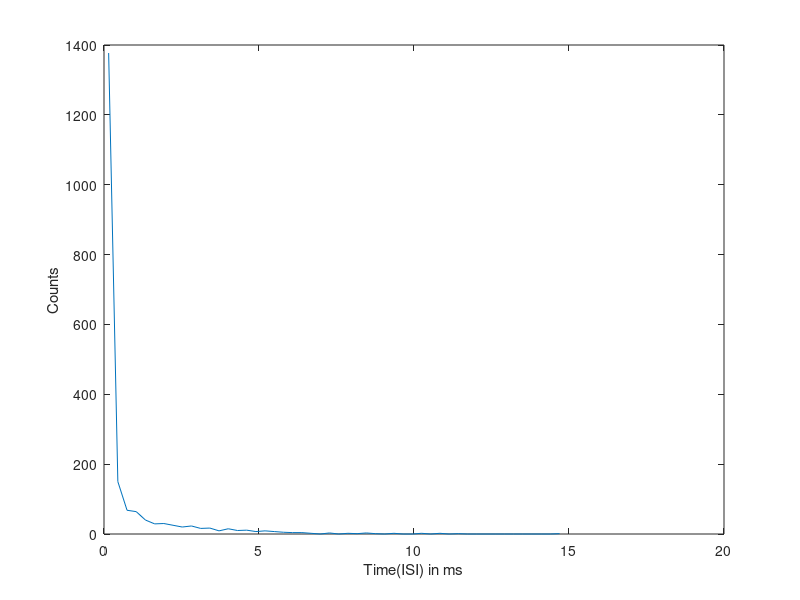
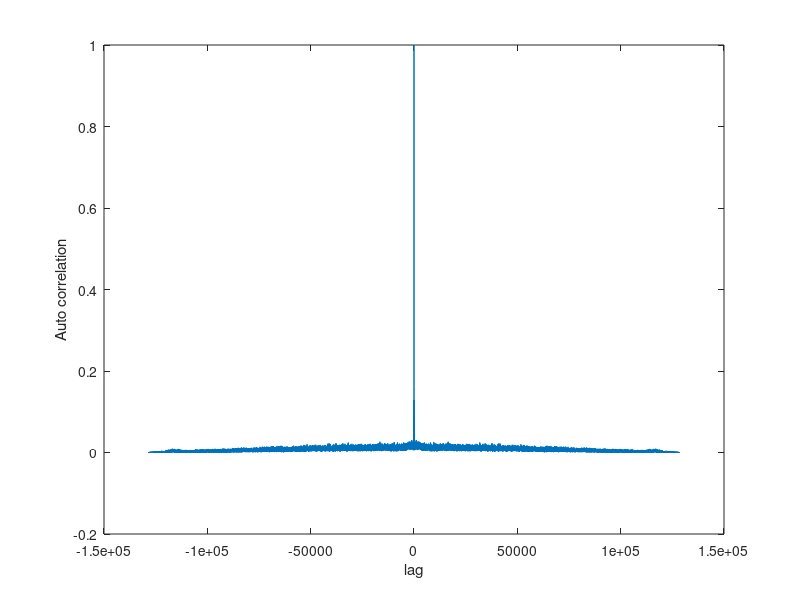
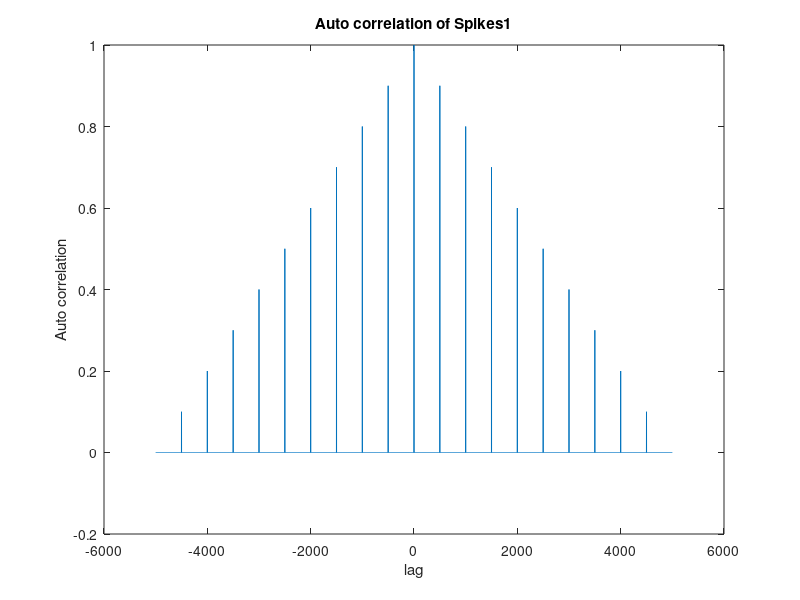
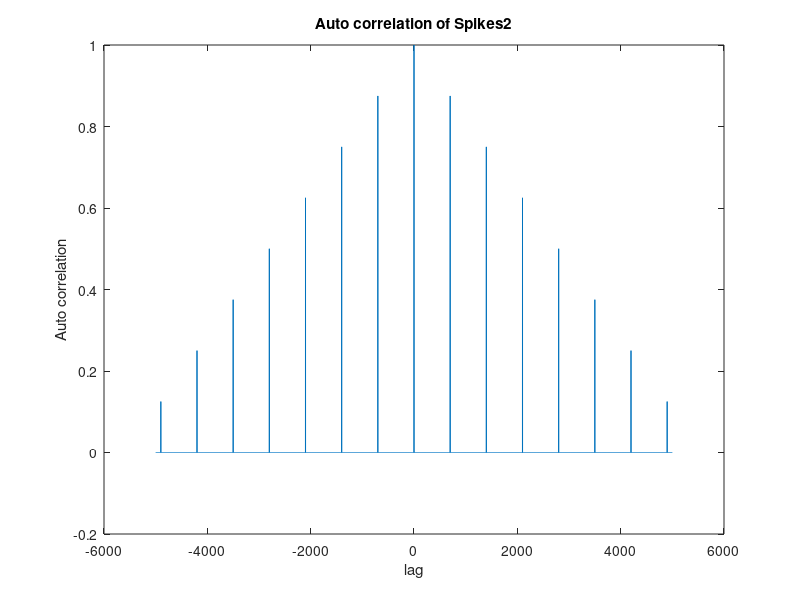

MATLAB code for these plots, in order:
%% Personal details
%Name : Nischith Shadagopan M N
%Roll number : CS18B102
%% Q1
%I would expect 1000 spikes in this spike train.There is one spike every
%20ms and hence in 20s there would be 1000 spikes.

%% Q2
%sum(Spikes2);

%% Q3
% In this case MFR = FR = 1/(20*Dt)  
%MFR = 1/(20*Dt);

%% Q4
clear all
load('HW1Data_SpikeTrain.mat');
ISI = diff(ST);
figure;
[y, x] = hist(ISI, 50);plot(x, y)
xlabel('Time(ISI) in ms')
ylabel('Counts')
calSC = hist(ST, T_bc);
%My calculated SC differs only in the first time bin compared to given SC
[correlation,lags]=xcorr(calSC,'coeff');
figure;plot(lags,correlation)
xlabel('lag')
ylabel('Auto correlation')
%time_bin is the difference of consecutive values in T_bc
time_bin = T_bc(2)-T_bc(1);
%Duration of recording in seconds = time_bin * size(T_bc)
RecTime = time_bin * size(T_bc, 2); %in seconds
%To calculate resolution
Resolution = median(diff(T_bc)); %in seconds

%% Q5
T=5;
Dt=1e-3; 
Timepoints=T/Dt;
Spikes1=zeros(T/Dt,1);
Spikes1(1:500:Timepoints) = 1;
Spikes2=zeros(T/Dt,1);
Spikes2(1:700:Timepoints) = 1;
%I would expect to see the autocorrelation of these spike trains to be 
%bounded by a triangle due to finite data effect. Also I expect the value
%of autocorrelation to be non zero at multiples of 500 for the first 
%spike train and multiples of 700 for the second spike train along with 0.
%this is due to periodicity of 500 and 700 respectively.
[correlation,lags]=xcorr(Spikes1,'coeff');
figure;plot(lags, correlation)
title('Auto correlation of Spikes1')
xlabel('lag')
ylabel('Auto correlation')
[correlation,lags]=xcorr(Spikes2,'coeff');
figure;plot(lags, correlation)
title('Auto correlation of Spikes2')
xlabel('lag')
ylabel('Auto correlation')
[correlation,lags]=xcorr(Spikes1, Spikes2,'coeff');
figure;plot(lags, correlation) %figure x
title('Cross correlation of Spikes1 with Spikes2')
xlabel('lag')
ylabel('Auto correlation')
[correlation,lags]=xcorr(Spikes2, Spikes1,'coeff');
figure;plot(lags, correlation) %figure y
title('Cross correlation of Spikes2 with Spikes1')
xlabel('lag')
ylabel('Auto correlation')
%The crosscorrelation plot is also bounded by a triangle due to finite
%data effect. Also figure x and figure y are mirror images of each other as
%a positive lag on Spikes1 is equivalent to a negative lag on Spikes2 with
%respect to crosscorrelation. While all this was expected, the lag 
%corresponding to non zero value in the graph was hard to predict and hence
%was unexpected. Mathematically the lags corresponding to non zero value
%must satisfy 500*x = 700*y + lag for some integer values of x and y. From 
%this condition we get that lags giving rise to non zero value must be a 
%multiple of HCF(500, 700) = 100 (basic number theory).




